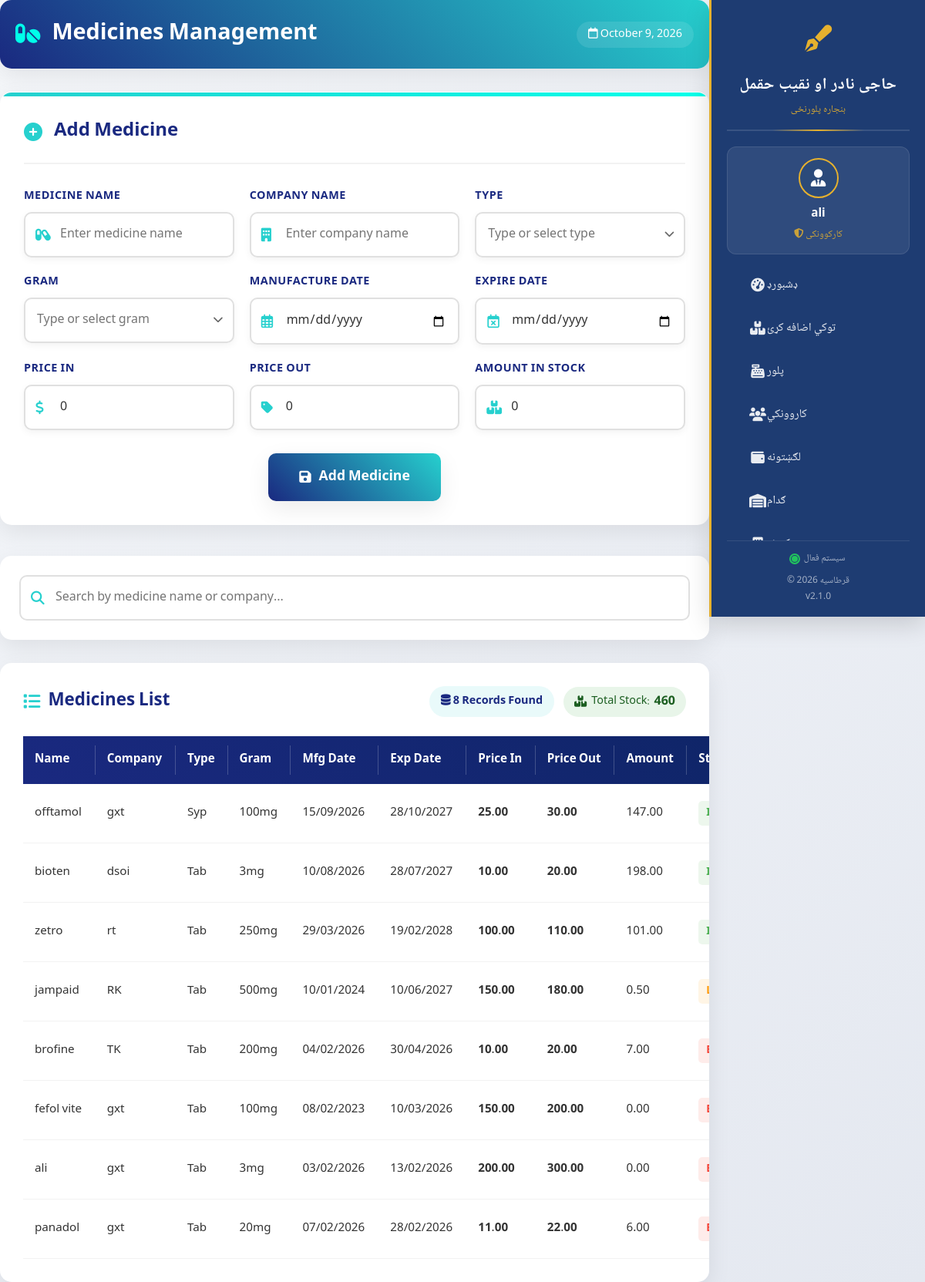
Page /medicines.php (signed in) on the earlier database version.
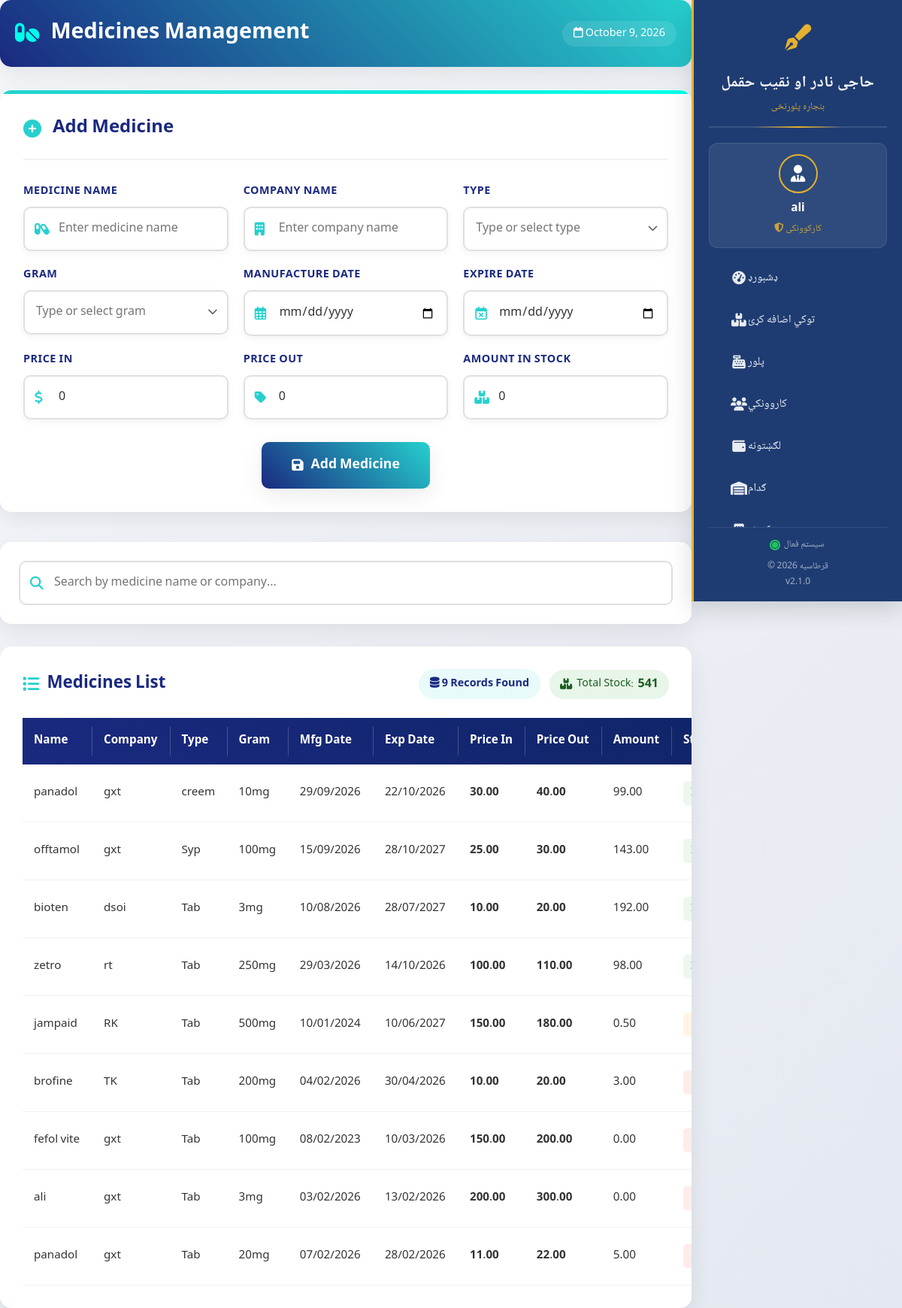
Same page on the later database version.
### tables this page shows
CREATE TABLE `medicines` (
  `id` int(11) NOT NULL AUTO_INCREMENT,
  `name` varchar(150) NOT NULL,
  `company_name` varchar(150) NOT NULL,
  `type` varchar(100) NOT NULL,
  `gram` varchar(50) NOT NULL,
  `manufacture_date` date NOT NULL,
  `expire_date` date NOT NULL,
  `price_in` decimal(10,2) NOT NULL,
  `price_out` decimal(10,2) NOT NULL,
  `amount` decimal(10,2) NOT NULL DEFAULT 0.00,
  PRIMARY KEY (`id`)
);

### medicines.php (the view, shortened to what the changed rows need)
<?php
require_once 'db.php';
$action = "Add";
$search = isset($_GET['search']) ? trim($_GET['search']) : '';
if (!empty($search)) {
    $query = "SELECT * FROM medicines WHERE name LIKE ? OR company_name LIKE ? ORDER BY id DESC";
    $stmt = $conn->prepare($query);
    $search_param = "%$search%";
    $stmt->bind_param("ss", $search_param, $search_param);
} else {
    $query = "SELECT * FROM medicines ORDER BY id DESC";
    $stmt = $conn->prepare($query);
}
$stmt->execute();
$result = $stmt->get_result();
$total_count = $result->num_rows;
$total_stock = 0;
$result->data_seek(0);
while ($stock_row = $result->fetch_assoc()) {
    $total_stock += floatval($stock_row['amount']);
}
$result->data_seek(0);
?>
<!DOCTYPE html>
<html lang="en">
<head>
    <link rel="stylesheet" href="https://cdnjs.cloudflare.com/ajax/libs/font-awesome/6.4.0/css/all.min.css">
    <link rel="stylesheet" href="s.css">
</head>
<body>
    <?php include 'sidebar.php'; ?>
    <div class="main-content">
        <div class="page-header">
            <h1>
                <i class="fas fa-pills"></i>
                Medicines Management
            </h1>
        </div>
        <div class="form-container">
            <div class="form-header">
                <h2><?php echo $action; ?> Medicine</h2>
            </div>
        </div>
        <div class="table-container">
            <div class="table-header">
                <div class="table-header-stats">
                    <div class="records-count">
                        <i class="fas fa-database"></i>
                        <?php echo $total_count; ?> Records Found
                    </div>
                    <div class="total-stock">
                        <i class="fas fa-boxes"></i>
                        Total Stock: <strong><?php echo number_format($total_stock, 0); ?></strong>
                    </div>
                </div>
            </div>
            <?php if ($total_count > 0): ?>
            <div class="table-responsive">
                <table class="medicines-table">
                    <thead>
                        <tr>
                            <th>Name</th>
                            <th>Company</th>
                            <th>Type</th>
                            <th>Gram</th>
                            <th>Mfg Date</th>
                            <th>Exp Date</th>
                            <th>Price In</th>
                            <th>Price Out</th>
                            <th>Amount</th>
                            <th>Status</th>
                        </tr>
                    </thead>
                    <tbody>
                        <?php while($row = $result->fetch_assoc()):
                            $expired = strtotime($row['expire_date']) < time();
                            $low_stock = $row['amount'] <=2;
                            $status_class = $expired ? 'expired' : ($low_stock ? 'low-stock' : 'in-stock');
                        ?>
                        <tr>
                            <td><?php echo htmlspecialchars($row['name']); ?></td>
                            <td><?php echo htmlspecialchars($row['company_name']); ?></td>
                            <td><?php echo $row['type']; ?></td>
                            <td><?php echo $row['gram']; ?></td>
                            <td><?php echo date('d/m/Y', strtotime($row['manufacture_date'])); ?></td>
                            <td><?php echo date('d/m/Y', strtotime($row['expire_date'])); ?></td>
                            <td class="price-in"><?php echo number_format($row['price_in'], 2); ?></td>
                            <td class="price-out"><?php echo number_format($row['price_out'], 2); ?></td>
                            <td><?php echo $row['amount']; ?></td>
                            <td>
                                <span class="<?php echo $status_class; ?>">
                                </span>
                            </td>
                        </tr>
                        <?php endwhile; ?>
                    </tbody>
                </table>
            </div>
            <?php endif; ?>
        </div>
    </div>
</body>
</html>

Differences in the rows shown:
added medicines: name "panadol", company_name "gxt", type "creem", gram "10mg", manufacture_date "29/09/2026", expire_date "22/10/2026", price_in "30.00", price_out "40.00", amount "99.00"
changed medicines "offtamol": amount "147.00" → "143.00"
changed medicines "bioten": amount "198.00" → "192.00"
changed medicines "zetro": expire_date "19/02/2028" → "14/10/2026"; amount "101.00" → "98.00"
changed medicines "brofine": amount "7.00" → "3.00"
changed medicines "20mg": amount "6.00" → "5.00"
Other differences:
$total_count: "8" → "9"
$total_stock: "460" → "541"
